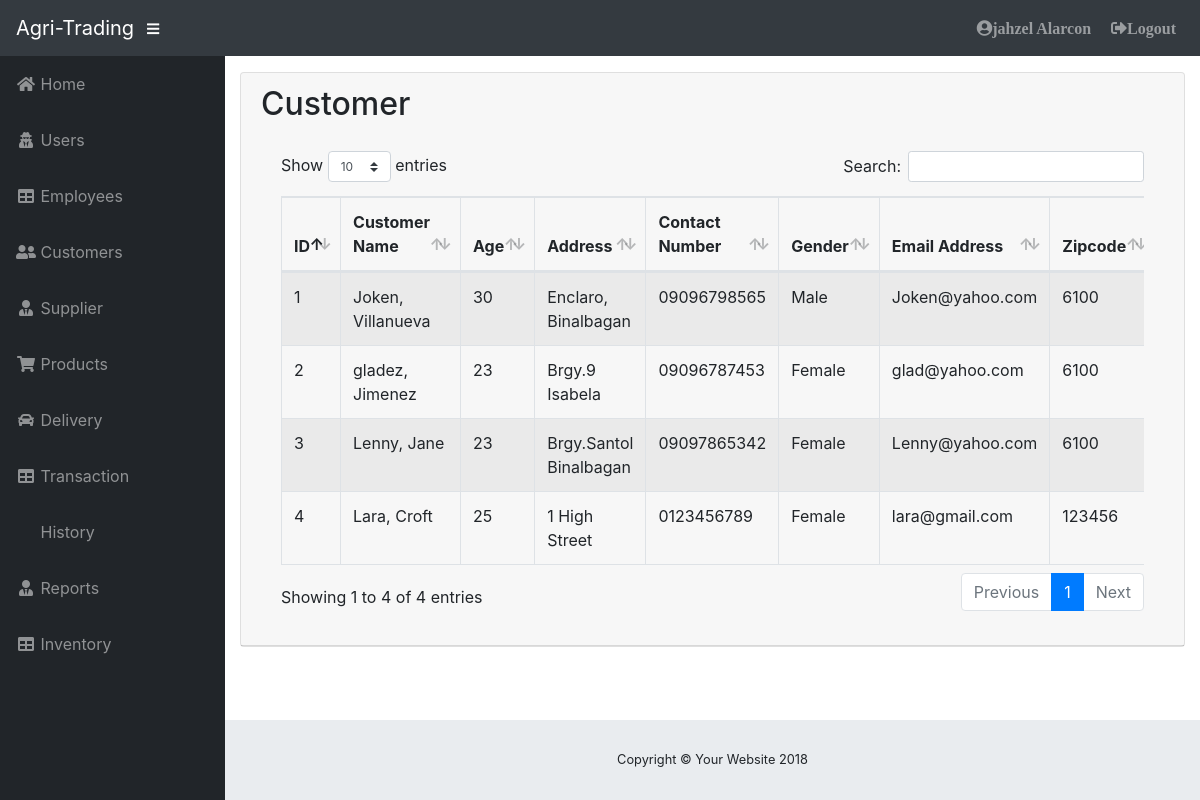
The page /admin/customer.php (signed in) on the database as committed earlier.
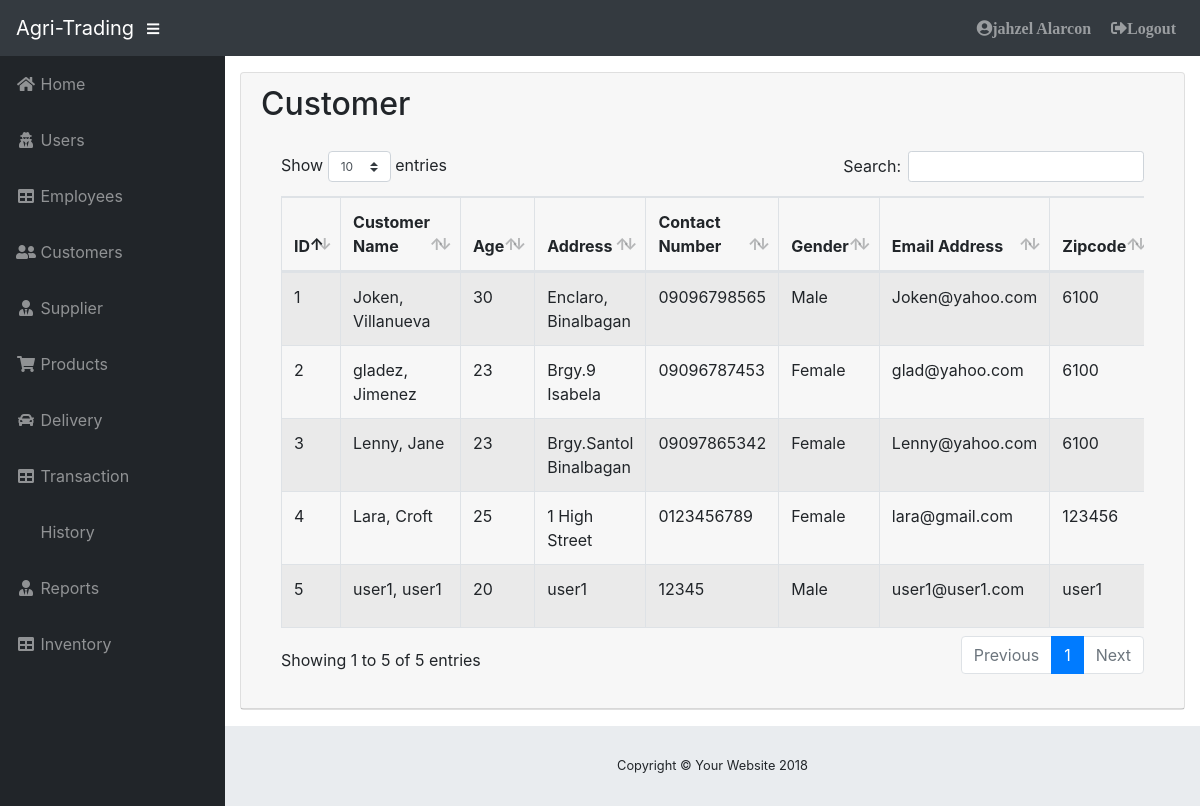
The same page on the database as committed later.
### tables this page shows
CREATE TABLE `tblcustomer` (
  `C_ID` int(50) NOT NULL,
  `C_FNAME` varchar(50) NOT NULL,
  `C_LNAME` varchar(50) NOT NULL,
  `C_AGE` int(2) NOT NULL,
  `C_ADDRESS` text NOT NULL,
  `C_PNUMBER` varchar(50) NOT NULL,
  `C_GENDER` varchar(50) NOT NULL,
  `C_EMAILADD` varchar(50) NOT NULL,
  `ZIPCODE` varchar(50) NOT NULL,
  `username` varchar(50) NOT NULL,
  `password` longtext NOT NULL
);

### admin/customer.php (the view, shortened to what this page needs)
<?php
if(!isset($_SESSION["userid"])){
 header("Location: login.php");
}else{
include('../includes/connection.php');
include 'theme/header.php';
include 'theme/sidebar.php';
?>
          <div class="card mb-3">
            <div class="card-header">
              <h2>Customer </h2>
            <div class="card-body">
              <div class="table-responsive">
                            <table class="table table-bordered table-hover table-striped"id="dataTable" width="100%" cellspacing="0">
                                <thead>
                                    <tr>
                                        <th>ID</th>
                                        <th>Customer Name</th>
                                          <th>Age</th>
                                        <th>Address</th>
                                        <th>Contact Number</th>
                                        <th>Gender</th>
                                        <th>Email Address</th>
                                          <th>Zipcode</th>
                                    </tr>
                                </thead>
                                <tbody>
                                  <?php
                $query = 'SELECT * FROM tblcustomer';
                    $result = mysqli_query($db, $query) or die (mysqli_error($db));
                        while ($row = mysqli_fetch_assoc($result)) {
                            echo '<tr>';
                            echo '<td>'. $row['C_ID'].'</td>';
                                echo '<td>'. $row['C_FNAME']. ', '. $row['C_LNAME'].'</td>';
                            echo '<td>'. $row['C_AGE'].'</td>';
                            echo '<td>'. $row['C_ADDRESS'].'</td>';
                            echo '<td>'. $row['C_PNUMBER'].'</td>';
                            echo '<td>'. $row['C_GENDER'].'</td>';
                            echo '<td>'. $row['C_EMAILADD'].'</td>';
                            echo '<td>'. $row['ZIPCODE'].'</td>';
                            echo '</tr> ';
                }
            ?>
                                </tbody>
                            </table>
                        </div>
            </div>
          </div>
        </div>
<?php include 'theme/footer.php'; }?>

Rows that differ between the two databases and show on the page:
added tblcustomer: C_ID "5", C_FNAME "user1", C_LNAME "user1", C_AGE "20", C_ADDRESS "user1", C_PNUMBER "12345", C_GENDER "Male", C_EMAILADD "user1@user1.com", ZIPCODE "user1"
Other text that changed with them:
text written by a page script: "Show entries Search: Showing 1 to 4 of 4 entries Previous 1 Next" → "Show entries Search: Showing 1 to 5 of 5 entries Previous 1 Next"
